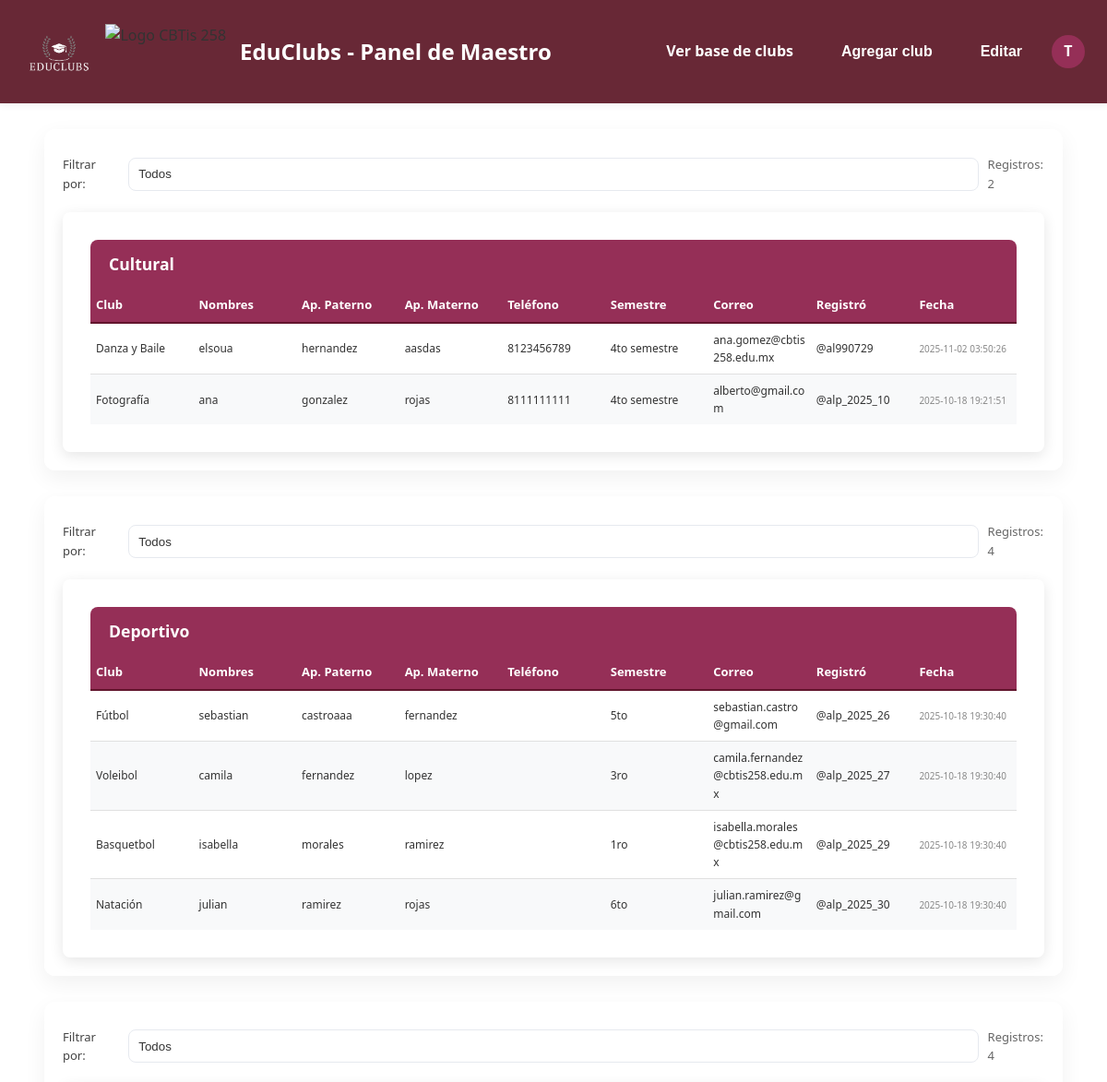
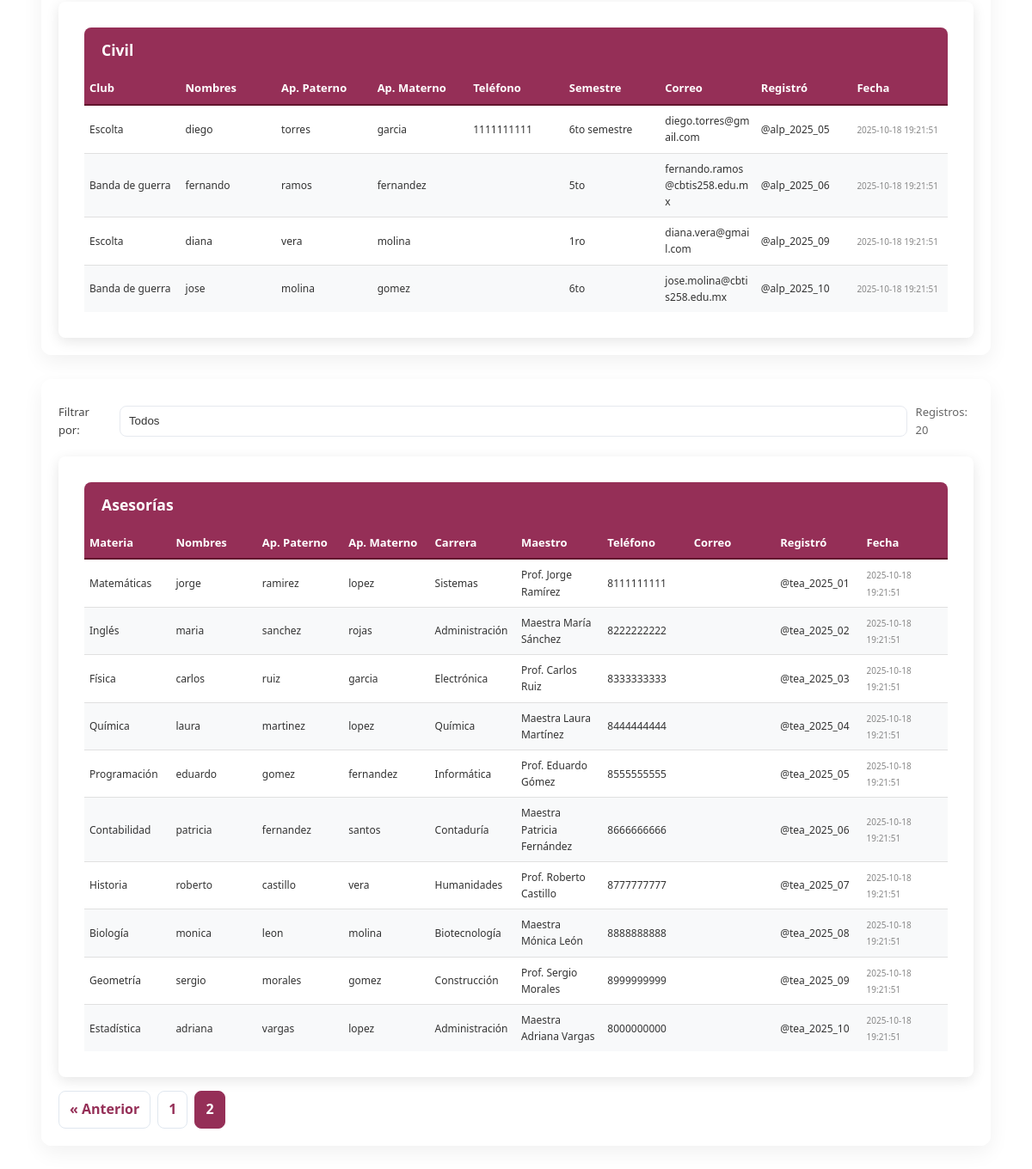
The app's page /teacher/dashboard.php?page_asesoria=2 with its own data (2 pictures, top to bottom).
### tables this page shows
CREATE TABLE `club_registrations` (
  `id` int(11) NOT NULL,
  `club_type` enum('cultural','deportivo','civil','asesoria') NOT NULL,
  `club_name` varchar(150) NOT NULL,
  `paterno` varchar(100) NOT NULL,
  `materno` varchar(100) NOT NULL,
  `nombres` varchar(150) NOT NULL,
  `semestre` varchar(50) DEFAULT NULL,
  `correo` varchar(255) NOT NULL,
  `turno` varchar(50) DEFAULT NULL,
  `user_id` varchar(100) NOT NULL,
  `created_at` timestamp NOT NULL DEFAULT current_timestamp(),
  `telefono` varchar(10) DEFAULT NULL
);

CREATE TABLE `tutoring_registrations` (
  `id` int(11) NOT NULL,
  `materia` varchar(150) NOT NULL,
  `paterno` varchar(100) NOT NULL,
  `materno` varchar(100) NOT NULL,
  `nombres` varchar(150) NOT NULL,
  `carrera` varchar(150) DEFAULT NULL,
  `turno` varchar(50) DEFAULT NULL,
  `maestro` varchar(150) DEFAULT NULL,
  `telefono` varchar(20) DEFAULT NULL,
  `user_id` varchar(100) NOT NULL,
  `created_at` timestamp NOT NULL DEFAULT current_timestamp(),
  `correo` varchar(255) DEFAULT NULL
);

### teacher/dashboard.php (the view, shortened to what this page needs)
<?php
require '../includes/config.php';
$user = $_SESSION['user'];
function getUniqueValues(PDO $pdo, string $table, string $column, string $where = null, array $whereParams = []) {
    $sql = "SELECT DISTINCT `$column` FROM `$table`";
    if ($where) $sql .= " WHERE $where";
    $sql .= " ORDER BY `$column` ASC";
    $stmt = $pdo->prepare($sql);
    $stmt->execute($whereParams);
    return array_map(function($r){ return $r[0]; }, $stmt->fetchAll(PDO::FETCH_NUM));
}
function getPaginated(PDO $pdo, string $table, string $whereBase, string $pageParam, ?string $filterValue = null) {
    $page = max(1, intval($_GET[$pageParam] ?? 1));
    $limit = 10;
    $offset = ($page - 1) * $limit;
    $params = [];
    $where = $whereBase;
    $countSql = "SELECT COUNT(*) FROM `$table` WHERE $where";
    $stmt = $pdo->prepare($countSql);
    $stmt->execute($params);
    $total = (int) $stmt->fetchColumn();
    $selectSql = "SELECT * FROM `$table` WHERE $where ORDER BY created_at DESC LIMIT ? OFFSET ?";
    $stmt = $pdo->prepare($selectSql);
    $idx = 1;
    $stmt->bindValue($idx++, (int)$limit, PDO::PARAM_INT);
    $stmt->bindValue($idx++, (int)$offset, PDO::PARAM_INT);
    $stmt->execute();
    $rows = $stmt->fetchAll(PDO::FETCH_ASSOC);
    return ['rows' => $rows, 'total' => $total, 'page' => $page, 'limit' => $limit];
}
function getPaginatedWithColumnFilter(PDO $pdo, string $table, string $whereBase, string $pageParam, ?string $filterColumn = null, ?string $filterValue = null) {
    $page = max(1, intval($_GET[$pageParam] ?? 1));
    $limit = 10;
    $offset = ($page - 1) * $limit;
    $params = [];
    $where = $whereBase;
    $countSql = "SELECT COUNT(*) FROM `$table` WHERE $where";
    $stmt = $pdo->prepare($countSql);
    $stmt->execute($params);
    $total = (int) $stmt->fetchColumn();
    $selectSql = "SELECT * FROM `$table` WHERE $where ORDER BY created_at DESC LIMIT ? OFFSET ?";
    $stmt = $pdo->prepare($selectSql);
    $idx = 1;
    $stmt->bindValue($idx++, (int)$limit, PDO::PARAM_INT);
    $stmt->bindValue($idx++, (int)$offset, PDO::PARAM_INT);
    $stmt->execute();
    $rows = $stmt->fetchAll(PDO::FETCH_ASSOC);
    return ['rows' => $rows, 'total' => $total, 'page' => $page, 'limit' => $limit];
}
$culturales = getUniqueValues($pdo, 'clubs', 'club_name', "club_type = 'cultural'");
$materias_asesoria = getUniqueValues($pdo, 'tutoring_registrations', 'materia');
$filter_cultural = trim($_GET['filter_cultural'] ?? '');
$filter_deportivo = trim($_GET['filter_deportivo'] ?? '');
$filter_civil     = trim($_GET['filter_civil'] ?? '');
$filter_asesoria  = trim($_GET['filter_asesoria'] ?? '');
$culturalData = getPaginated($pdo, 'club_registrations', "club_type = 'cultural'", 'page_cultural', $filter_cultural);
$deportivoData = getPaginated($pdo, 'club_registrations', "club_type = 'deportivo'", 'page_deportivo', $filter_deportivo);
$civilData     = getPaginated($pdo, 'club_registrations', "club_type = 'civil'", 'page_civil', $filter_civil);
$asesoriasData = getPaginatedWithColumnFilter($pdo, 'tutoring_registrations', "1=1", 'page_asesoria', 'materia', $filter_asesoria);
?>
<!doctype html>
<html lang="es">
<head>
  <link rel="stylesheet" href="https://cdnjs.cloudflare.com/ajax/libs/font-awesome/5.15.3/css/all.min.css">
  <link rel="stylesheet" href="../css/main-modern.css">
  <link rel="stylesheet" href="../css/table-styles.css?v=<?= time() ?>">
  <link rel="stylesheet" href="../css/notification.css?v=<?= time() ?>">
</head>
<body class="fade-in-content">
 <header class="main-header">
    <div class="logo">
        <img src="../admin/assets/img/logo.png" alt="Logo EduClubs" style="height: 80px; margin-right: 10px;">
        <img src="https://imgs.search.brave.com/iH58Yz2SiQN00OY9h2I7Efo09BFFa5heeAaEj_uNTsM/rs:fit:860:0:0:0/g:ce/aHR0cHM6Ly9jYnRp/czI1OC5lZHUubXgv/d3AtY29udGVudC91/cGxvYWRzLzIwMjQv/MDgvY2J0aXMyNTgt/bG9nby5wbmc" alt="Logo CBTis 258" style="height: 60px; margin-right: 15px;">
        <span>EduClubs - Panel de Maestro</span>
    </div>
  <div class="header-actions">
    <a href="../view_clubs.php" class="btn">Ver base de clubs</a>
    <button id="openModalBtn" class="btn" type="button" aria-haspopup="dialog" onclick="document.getElementById('modal').classList.add('show');document.body.style.overflow='hidden'"> Agregar club</button>
    <button id="toggleEditBtn" class="btn" type="button">Editar</button>
    <div class="usericon">
      <div class="avatar"><?=strtoupper($user['username'][0] ?? 'U')?></div>
    </div>
  </div>
 </header>
  <div class="container fade-in-content">
    <?php
    function renderTable($title, $data, $columns, $pageParam, $filterParam = null, $filterOptions = []) {
      $currentParams = $_GET; unset($currentParams['success'], $currentParams['error'], $currentParams['ajax'], $currentParams['type']);
      $cardId = strtolower(str_replace(['í', ' '], ['i', '-'], $title));
      echo "<div class='card fade-in-content' id='card-" . htmlspecialchars($cardId) . "' data-card='" . htmlspecialchars($title) . "'>";
      if ($filterParam !== null) {
        echo "<div class='filter-row'>";
        echo "<label style='font-size:13px;color:#444;margin-right:6px;'>Filtrar por:</label>";
        echo "<select class='filter-select' data-param='".htmlspecialchars($filterParam)."'>";
        echo "<option value='__all__'>Todos</option>";
        echo "</select>";
        echo "<div style='margin-left:auto;color:#666;font-size:13px;'>Registros: " . intval($data['total'] ?? 0) . "</div>";
        echo "</div>";
      } else {
        echo "<div style='margin-top:6px;color:#666;font-size:13px;'>Registros: " . intval($data['total'] ?? 0) . "</div>";
      }
      if (empty($data['rows'])) {
        echo "<p>No hay registros disponibles.</p>";
      } else {
        echo "<div class='table-container'>";
        echo "<div class='table-header'><h4>" . htmlspecialchars($title) . "</h4></div>";
        echo "<table class='styled-table'><thead><tr>";
        foreach ($columns as $key => $label) echo "<th>" . htmlspecialchars($label) . "</th>";
        echo "</tr></thead><tbody>";
        foreach ($data['rows'] as $r) {
          $id = htmlspecialchars($r['id'] ?? '');
          echo "<tr data-id='$id'>";
          foreach ($columns as $key => $label) {
            if ($key === 'fecha') {
              echo "<td data-label='" . htmlspecialchars($label) . "'><small class='gray'>" . htmlspecialchars($r['created_at'] ?? '') . "</small></td>";
            } else {
              echo "<td data-label='" . htmlspecialchars($label) . "' data-col='".htmlspecialchars($key)."'>" . htmlspecialchars($r[$key] ?? '') . "</td>";
            }
          }
          echo "</tr>";
        }
        echo "</tbody></table>";
        echo "</div>";
        $totalPages = max(1, ceil(intval($data['total']) / max(1, intval($data['limit'] ?? 10))));
        $currentPage = max(1, intval($data['page'] ?? 1));
        if ($totalPages > 1) {
          echo "<div class='pagination'>";
          $params = $currentParams;
          if ($currentPage > 1) {
            $params[$pageParam] = $currentPage - 1;
            echo "<a href='?" . http_build_query($params) . "' class='ajax-page-link'>&laquo; Anterior</a>";
          }
          for ($i = 1; $i <= $totalPages; $i++) {
            $params[$pageParam] = $i;
            $active = ($currentPage == $i) ? 'active' : '';
            echo "<a href='?" . http_build_query($params) . "' class='$active ajax-page-link'>$i</a>";
          }
          echo "</div>";
        }
      }
      echo "</div>";
    }
    renderTable('Cultural', $culturalData, [
      'club_name' => 'Club',
      'nombres' => 'Nombres',
      'paterno' => 'Ap. Paterno',
      'materno' => 'Ap. Materno',
      'telefono' => 'Teléfono',
      'semestre' => 'Semestre',
      'correo' => 'Correo',
      'user_id' => 'Registró',
      'fecha' => 'Fecha'
    ], 'page_cultural', 'filter_cultural', $culturales);
    renderTable('Asesorías', $asesoriasData, [
      'materia' => 'Materia',
      'nombres' => 'Nombres',
      'paterno' => 'Ap. Paterno',
      'materno' => 'Ap. Materno',
      'carrera' => 'Carrera',
      'maestro' => 'Maestro',
      'telefono' => 'Teléfono',
      'correo' => 'Correo',
      'user_id' => 'Registró',
      'fecha' => 'Fecha'
    ], 'page_asesoria', 'filter_asesoria', $materias_asesoria);
    ?>
  </div>
</body>
</html>

### css/main-modern.css (style rules this page uses)
:root { --primary-color: #2c3e50; --secondary-color: #34495e; --accent-color: #4D0011; --text-color-light: #ecf0f1; --text-color-dark: #2c3e50; --bg-color: #ecf0f1; --container-bg: #ffffff; --header-bg: #ffffff; --button-primary-bg: var(--primary-color); --button-primary-hover-bg: var(--secondary-color); --shadow-color: rgba(0, 0, 0, 0.1); --card-bg: #ffffff; --card-border: #bdc3c7; --card-shadow: rgba(0, 0, 0, 0.1); }
* { margin: 0; padding: 0; box-sizing: border-box; }
body { font-family: 'Poppins', sans-serif; background-color: var(--bg-color); color: var(--text-color-dark); line-height: 1.6; min-height: 100vh; }
.table-container { background: var(--container-bg); border-radius: 8px; box-shadow: 0 4px 15px var(--shadow-color); padding: 30px; overflow-x: auto; }
.styled-table { width: 100%; border-collapse: collapse; color: var(--text-color-dark); }
.styled-table thead tr { background-color: var(--secondary-color); color: var(--text-color-light); text-align: left; font-weight: 600; }
.styled-table th, .styled-table td { padding: 15px 18px; border-bottom: 1px solid #dddddd; }
.styled-table tbody tr { border-bottom: 1px solid #dddddd; transition: background-color 0.2s ease; }
.styled-table tbody tr:nth-of-type(even) { background-color: #f8f9fa; }
.styled-table tbody tr:last-of-type { border-bottom: none; }

### css/table-styles.css (style rules this page uses)
:root { --table-header-bg: #f9e6e6; --table-border-color: #e0e0e0; --table-row-hover-bg: #f1f1f1; --primary-color: #62152d; --secondary-color: #952f57; }
.table-container { overflow-x: auto; margin-top: 20px; border-radius: 8px; box-shadow: 0 4px 15px rgba(0, 0, 0, 0.1); background-color: #fff; }
.styled-table { width: 100%; border-collapse: separate; border-spacing: 0; }
.styled-table thead th { background-color: var(--secondary-color); color: #ffffff; font-weight: 600; padding: 8px 6px; text-align: left; border-bottom: 2px solid var(--primary-color); white-space: nowrap; font-size: 13px; }
.styled-table tbody td { padding: 8px 6px; border-bottom: 1px solid var(--table-border-color); color: #333; vertical-align: middle; font-size: 12px; white-space: normal; word-break: break-word; }
.styled-table tbody tr { position: relative; transition: background-color 0.3s ease; }
.styled-table tbody tr:last-child td { border-bottom: none; }
.table-header { background: var(--secondary-color); color: #fff; padding: 12px 20px; border-top-left-radius: 8px; border-top-right-radius: 8px; text-align: left; }
.table-header h4 { margin: 0; font-size: 1.1rem; font-weight: 600; }

### css/notification.css (style rules this page uses)
:root { --notification-success-bg: #e8f5e9; --notification-success-icon: #2e7d32; --notification-error-bg: #ffebee; --notification-error-icon: #c62828; --notification-info-bg: #e3f2fd; --notification-info-icon: #1565c0; --notification-warning-bg: #fff3e0; --notification-warning-icon: #ef6c00; }

### records on screen
club_registrations: club_name "Danza y Baile", nombres "elsoua", paterno "hernandez", materno "aasdas", telefono "8123456789", semestre "4to semestre", correo "ana.gomez@cbtis258.edu.mx", user "@al990729", created_at "2025-11-02 03:50:26"
club_registrations: club_name "Fotografía", nombres "ana", paterno "gonzalez", materno "rojas", telefono "8111111111", semestre "4to semestre", correo "alberto@gmail.com", user "@alp_2025_10", created_at "2025-10-18 19:21:51"
club_registrations: club_name "Fútbol", nombres "sebastian", paterno "castroaaa", materno "fernandez", semestre "5to", correo "sebastian.castro@gmail.com", user "@alp_2025_26", created_at "2025-10-18 19:30:40"
club_registrations: club_name "Voleibol", nombres "camila", paterno "fernandez", materno "lopez", semestre "3ro", correo "camila.fernandez@cbtis258.edu.mx", user "@alp_2025_27", created_at "2025-10-18 19:30:40"
club_registrations: club_name "Basquetbol", nombres "isabella", paterno "morales", materno "ramirez", semestre "1ro", correo "isabella.morales@cbtis258.edu.mx", user "@alp_2025_29", created_at "2025-10-18 19:30:40"
club_registrations: club_name "Natación", nombres "julian", paterno "ramirez", materno "rojas", semestre "6to", correo "julian.ramirez@gmail.com", user "@alp_2025_30", created_at "2025-10-18 19:30:40"
club_registrations: club_name "Escolta", nombres "diego", paterno "torres", materno "garcia", telefono "1111111111", semestre "6to semestre", correo "diego.torres@gmail.com", user "@alp_2025_05", created_at "2025-10-18 19:21:51"
club_registrations: club_name "Banda de guerra", nombres "fernando", paterno "ramos", materno "fernandez", semestre "5to", correo "fernando.ramos@cbtis258.edu.mx", user "@alp_2025_06", created_at "2025-10-18 19:21:51"
club_registrations: club_name "Escolta", nombres "diana", paterno "vera", materno "molina", semestre "1ro", correo "diana.vera@gmail.com", user "@alp_2025_09", created_at "2025-10-18 19:21:51"
club_registrations: club_name "Banda de guerra", nombres "jose", paterno "molina", materno "gomez", semestre "6to", correo "jose.molina@cbtis258.edu.mx", user "@alp_2025_10", created_at "2025-10-18 19:21:51"
tutoring_registrations: materia "Matemáticas", nombres "jorge", paterno "ramirez", materno "lopez", carrera "Sistemas", maestro "Prof. Jorge Ramírez", telefono "8111111111", user "@tea_2025_01", created_at "2025-10-18 19:21:51"
tutoring_registrations: materia "Inglés", nombres "maria", paterno "sanchez", materno "rojas", carrera "Administración", maestro "Maestra María Sánchez", telefono "8222222222", user "@tea_2025_02", created_at "2025-10-18 19:21:51"
tutoring_registrations: materia "Física", nombres "carlos", paterno "ruiz", materno "garcia", carrera "Electrónica", maestro "Prof. Carlos Ruiz", telefono "8333333333", user "@tea_2025_03", created_at "2025-10-18 19:21:51"
tutoring_registrations: materia "Química", nombres "laura", paterno "martinez", materno "lopez", carrera "Química", maestro "Maestra Laura Martínez", telefono "8444444444", user "@tea_2025_04", created_at "2025-10-18 19:21:51"
tutoring_registrations: materia "Programación", nombres "eduardo", paterno "gomez", materno "fernandez", carrera "Informática", maestro "Prof. Eduardo Gómez", telefono "8555555555", user "@tea_2025_05", created_at "2025-10-18 19:21:51"
tutoring_registrations: materia "Contabilidad", nombres "patricia", paterno "fernandez", materno "santos", carrera "Contaduría", maestro "Maestra Patricia Fernández", telefono "8666666666", user "@tea_2025_06", created_at "2025-10-18 19:21:51"
tutoring_registrations: materia "Historia", nombres "roberto", paterno "castillo", materno "vera", carrera "Humanidades", maestro "Prof. Roberto Castillo", telefono "8777777777", user "@tea_2025_07", created_at "2025-10-18 19:21:51"
tutoring_registrations: materia "Biología", nombres "monica", paterno "leon", materno "molina", carrera "Biotecnología", maestro "Maestra Mónica León", telefono "8888888888", user "@tea_2025_08", created_at "2025-10-18 19:21:51"
tutoring_registrations: materia "Geometría", nombres "sergio", paterno "morales", materno "gomez", carrera "Construcción", maestro "Prof. Sergio Morales", telefono "8999999999", user "@tea_2025_09", created_at "2025-10-18 19:21:51"
tutoring_registrations: materia "Estadística", nombres "adriana", paterno "vargas", materno "lopez", carrera "Administración", maestro "Maestra Adriana Vargas", telefono "8000000000", user "@tea_2025_10", created_at "2025-10-18 19:21:51"

### other values on screen
$user['username'][0] "T"
$data['total'] "2 4 4 20"
$title "Cultural Deportivo Civil Asesorías"
$label "Club"
$label "Nombres"
$label "Ap. Paterno"
$label "Ap. Materno"
$label "Teléfono"
$label "Semestre"
$label "Correo"
$label "Registró"
$label "Fecha"
$label "Materia"
$label "Carrera"
$label "Maestro"
